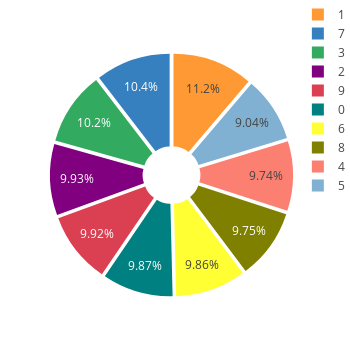

This figure's notebook cell:
### Code cell
fw.plt.plot_counts_pie(y_train)

### Figure 1 — Plotly figure (JSON) as saved in the notebook; plotly's stock layout.template omitted (floating-point values rounded to 4 significant figures)
{"data": [{"pull": 0.05, "name": "", "labels": [1, 7, 3, 2, 9, 0, 6, 8, 4, 5], "values": [6742, 6265, 6131, 5958, 5949, 5923, 5918, 5851, 5842, 5421], "marker": {"colors": ["rgba(255, 153, 51, 1.0)", "rgba(55, 128, 191, 1.0)", "rgba(50, 171, 96, 1.0)", "rgba(128, 0, 128, 1.0)", "rgba(219, 64, 82, 1.0)", "rgba(0, 128, 128, 1.0)", "rgba(255, 255, 51, 1.0)", "rgba(128, 128, 0, 1.0)", "rgba(251, 128, 114, 1.0)", "rgba(128, 177, 211, 1.0)"]}, "hole": 0.2, "type": "pie"}], "layout": {"width": 350, "margin": {"r": 0, "b": 0, "l": 50, "t": 0}, "height": 350}}
